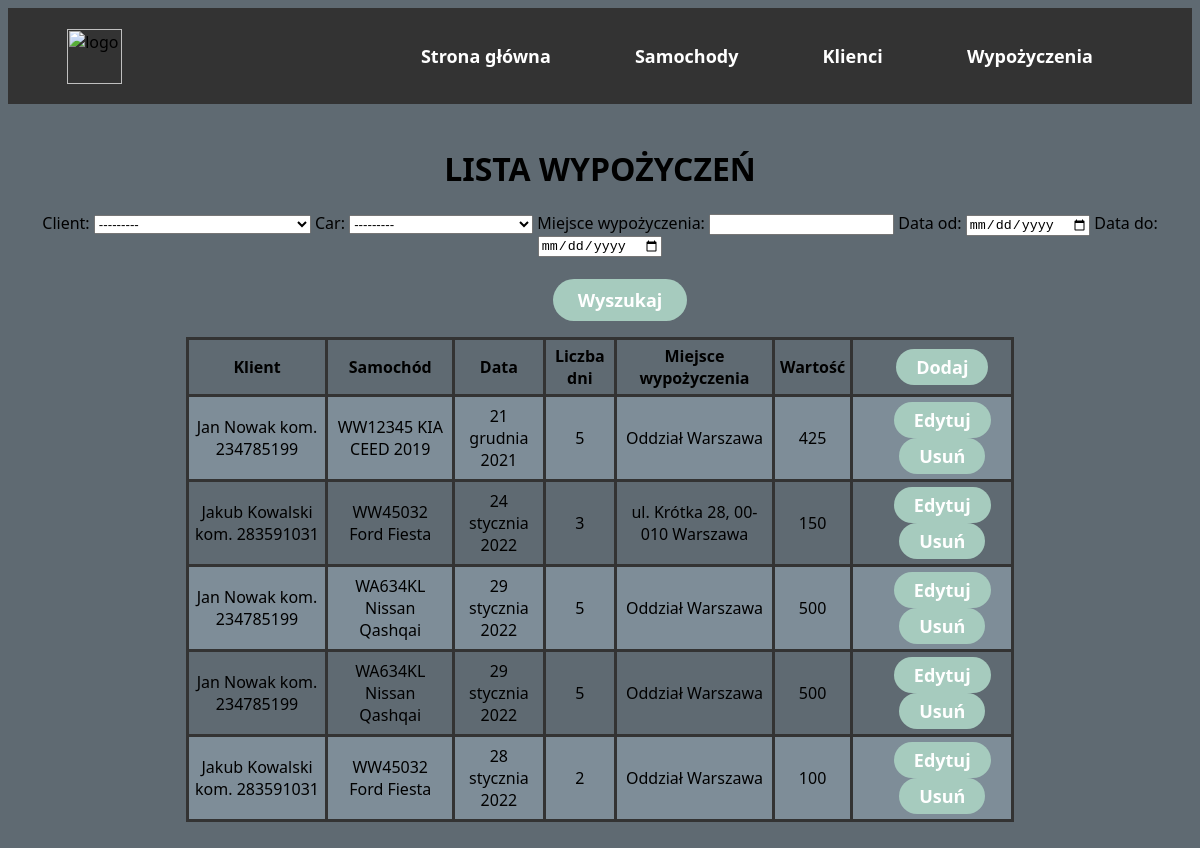
Page /rents/ on the earlier database version.
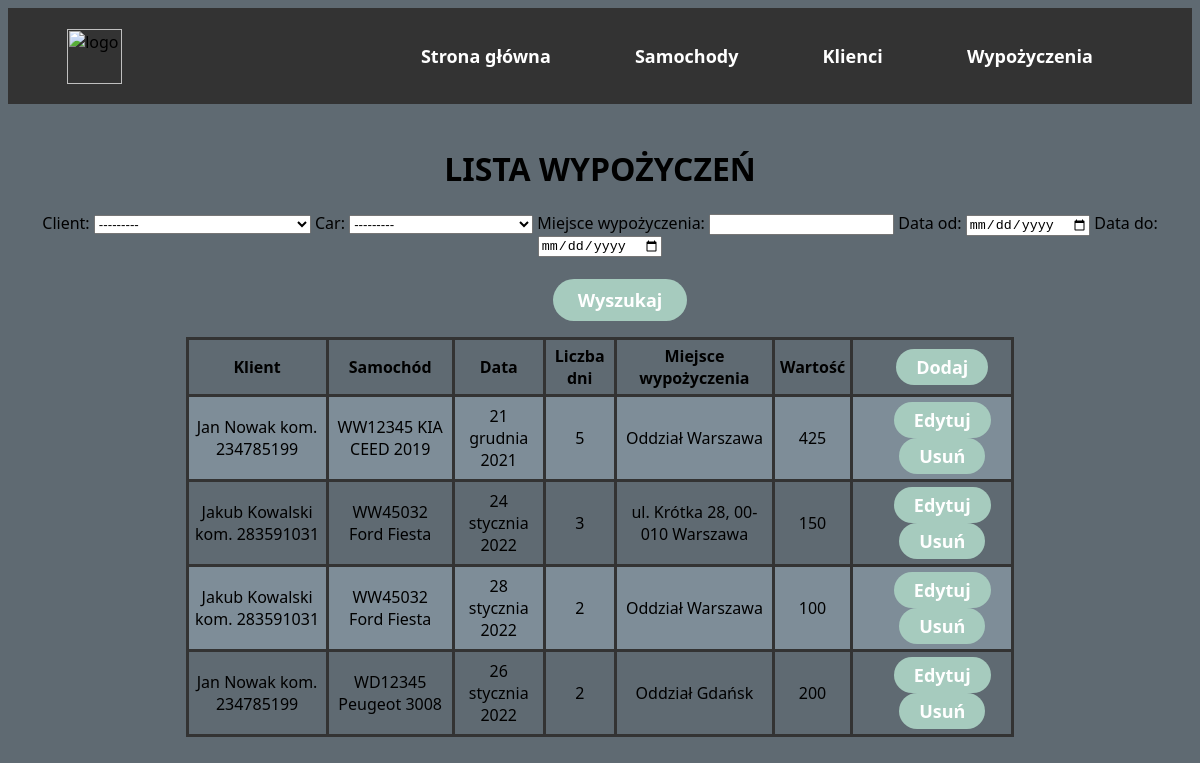
Same page on the later database version.
### main/models.py (models this page shows, shortened)
class Rent(models.Model):
    client = models.ForeignKey(Client, on_delete=models.PROTECT)
    car = models.ForeignKey(Car, on_delete=models.PROTECT)
    date = models.DateField('Data')
    days = models.IntegerField('Liczba dni')
    address = models.CharField('Miejsce wypożyczenia', max_length=100)
    @property
    def value(self):
        return self.days*self.car.price

class Client(models.Model):
    name = models.CharField('Imie', max_length=20)
    surname = models.CharField('Nazwisko', max_length=20)
    mobile = models.CharField('Numer telefonu', max_length=12)
    address = models.CharField('Adres zamieszkania', max_length=100)
    def __str__(self):
        return str(self.name) + ' ' + str(self.surname) + ' kom. ' + str(self.mobile)

class Car(models.Model):
    plates = models.CharField('Numer rejestracyjny', max_length=8)
    manufacturer = models.CharField('Marka', max_length=30)
    model = models.CharField('Model', max_length=30)
    fuel = models.CharField('Rodzaj paliwa', max_length=10)
    mileage = models.IntegerField('Przebieg')
    vin = models.CharField('Numer VIN', max_length=17)
    price = models.IntegerField('Cena za 1 dzień')
    is_available = models.BooleanField('Dostępny', default=True)
    def __str__(self):
        return str(self.plates) + ' ' + str(self.manufacturer) + ' ' + str(self.model)

### main/views.py (the view)
# urls.py: path("rents/", views.rents, name="rents"),
def rents(response):
    rents = Rent.objects.all()
    cars = Car.objects.all()
    myFilter = RentFilter(response.GET, queryset=rents)
    rents = myFilter.qs
    return render(response, "main/rents.html", {"rents": rents, "cars": cars, "myFilter": myFilter})

### main/templates/main/rents.html (shortened to what this page needs)
{% extends 'main/base.html' %}
{% block content %}
    <h1 style="text-align:center">LISTA WYPOŻYCZEŃ</h1>
    <form method="get" align="center">
        {{myFilter.form}}
        <br><br>
        <button type="submit">Wyszukaj</button>
    </form>
    <table align="center">
        <tr>
            <th>Klient</th>
            <th>Samochód</th>
            <th>Data</th>
            <th>Liczba dni</th>
            <th>Miejsce wypożyczenia</th>
            <th>Wartość</th>
            <th><a href="add"><button class="button button1">Dodaj</button></a></th>
        </tr>
        {% for item in rents %}
        <tr>
            <td>{{item.client}}</td>
            <td>{{item.car}}</td>
            <td>{{item.date}}</td>
            <td>{{item.days}}</td>
            <td>{{item.address}}</td>
            <td>{{item.value}}</td>
            <td><a href="{% url 'update_rent' item.id %}"><button class="button button1"> Edytuj </button></a>   <a href="{% url 'delete_rent' item.id %}"><button class="button button1"> Usuń </button></a></td>
        </tr>
        {% endfor %}
    </table>
{% endblock %}

Differences in the rows shown:
removed Rent: client "Jan Nowak kom. 234785199", car "WA634KL Nissan Qashqai", date "29 stycznia 2022", days "5", address "Oddział Warszawa", value "500"
removed Rent: client "Jan Nowak kom. 234785199", car "WA634KL Nissan Qashqai", date "29 stycznia 2022", days "5", address "Oddział Warszawa", value "500"
added Rent: client "Jan Nowak kom. 234785199", car "WD12345 Peugeot 3008", date "26 stycznia 2022", days "2", address "Oddział Gdańsk", value "200"
